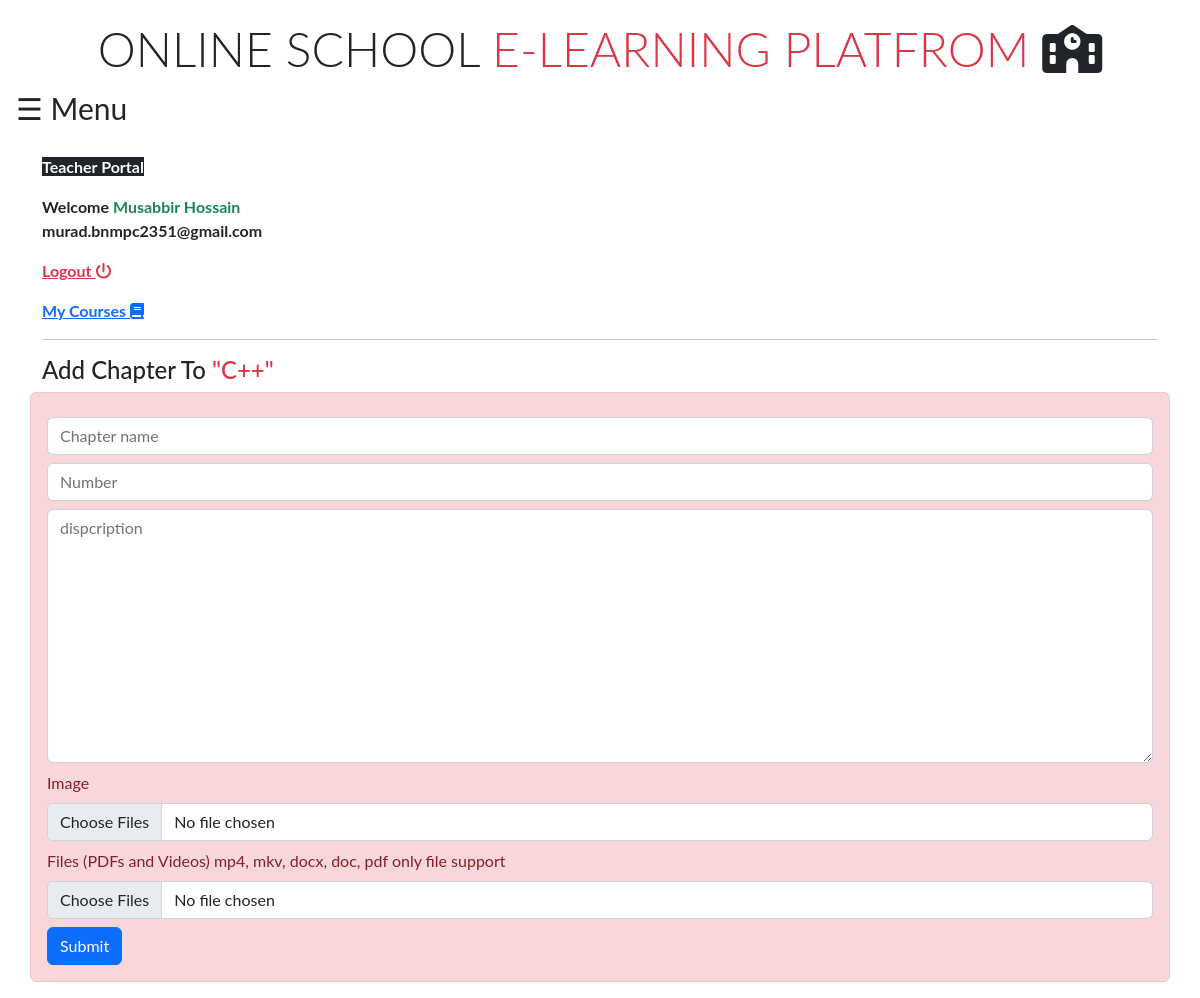
Page /cms/add/chapter/c/ (signed in) on the committed database.
### cms/models.py (models this page shows)
class teacher(models.Model):
    name = models.CharField(max_length=250)
    email = models.EmailField(max_length=250,unique=True)
    password = models.CharField(max_length=250)

class course(models.Model):
    cname = models.CharField(max_length=400)
    user = models.ForeignKey(teacher,on_delete=models.CASCADE)
    slug = AutoSlugField(populate_from='cname',max_length=250,unique=True,null=True,default=None)
    disp = models.TextField(default=False)
    dateof  = models.DateTimeField(auto_now_add=True)
    cimg = models.ImageField(upload_to='courseimg/' ,default=False)

### cms/views.py (the view, shortened to what this page needs)
# urls.py: path('add/chapter/<slug:book>/',views.addChapter.as_view(),name='addchapter'),
class addChapter(View):
    def get(self, request,book):
        if 'email' in request.session:
            if 'name' in request.session:
                name = request.session['name']
                email = request.session['email']
                isexist = teacher.objects.filter(Q(email=email) & Q(name=name)).exists()
                if isexist:
                    iscourse = course.objects.filter(Q(slug=book) & Q(user = teacher.objects.get(email= request.session['email']))).exists()
                    if iscourse:
                        subject = course.objects.get(slug=book)
                        return render(request,'cms/addchapter.html',{
                            'name':name,
                            'email':email,
                            'subject':subject.cname,
                        })
                    else:
                        return HttpResponse('Invalid Request')
                else:
                    return render(request,'cms/login.html')
            else:
                return render(request,'cms/login.html')
        else:
            return render(request,'cms/login.html')

### cms/templates/cms/addchapter.html (shortened to what this page needs)
{% extends 'core/base.html' %}
{% block content %}
{% include 'core/navbar.html' %}
<div class="container mt-2">
    <p><b class="text-center bg-dark text-light">Teacher Portal</b></p>
    <p class="text-dark mt-2"><b>Welcome <span class="text-success">{{name | capfirst  }}</span> <br>{{email}} </b>  </p>
    <p><b class="text-danger"><a href="{% url 'logoutcms' %}" class="text-danger">Logout <i class="fa-solid fa-power-off"></i></a>  </b></p>
    <p><b class="text-danger"><a href="{% url 'home' %}" class="text-primary">My Courses <i class="fas fa-book"></i></a>  </b></p>
    <hr>
</div>
<div class="mt-2 container">
    <h4>Add Chapter To <span class="text-danger">"{{subject}}"</span> </h4>
</div>
<div class="mt-2 alert alert-danger container">
    <form action="" method="post" enctype="multipart/form-data">
        <input type="text" name="title" id="title" placeholder="Chapter name" class="form-control mt-2" required>
        <input type="number" name="number" id="number" placeholder="Number" class="form-control mt-2" required>
        <textarea name="disp" id="disp" cols="30" rows="10" placeholder='dispcription' class="form-control mt-2"></textarea>
        <label for="img" class="mt-2">Image</label>
        <input type="file" name="chimg" id="img" placeholder="Image" class="form-control mt-2" multiple accept="image/*">
        <label for="file" class="mt-2">Files (PDFs and Videos) mp4, mkv, docx, doc, pdf only file support</label>
        <input type="file" name="chfiles" id="file" placeholder="Image" class="form-control mt-2" multiple accept=".doc,.docx,.pdf,.mp4,.mkv">
        <input type="submit" value="Submit" class="btn btn-primary mt-2">
    </form>
</div>
{% endblock content %}

### core/templates/core/navbar.html (style rules this page uses)
body { font-family: "Lato", sans-serif; }

### rows in the picture
teacher: name "Musabbir Hossain", email "murad.bnmpc2351@gmail.com"
course: cname "C++"
